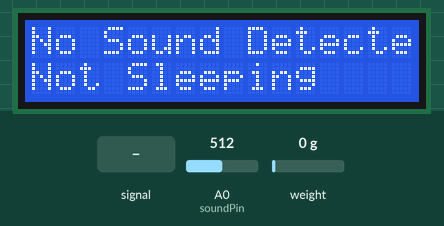
This sketch was run on a simulated ESP8266 (NodeMCU). On the bench: 16×2 character LCD. The test bench sets the inputs (shaded band); at power-on: weight on the scale 0 g, A0 (soundPin) = 512. WiFi joins after 1.5 s; servers stay silent unless stated; what the sketch prints to the serial monitor is not drawn.

Above: at 3.7 s.
3.8 s: weight on the scale set to 2500 g
At 4.8 s:
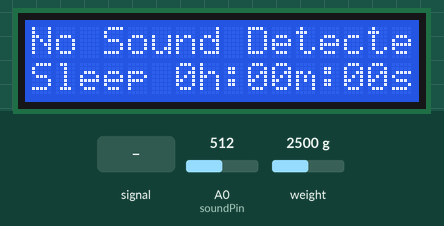
8.0 s: A0 (soundPin) fed a 200 Hz sine of ±460 counts around its level
At 9.2 s:
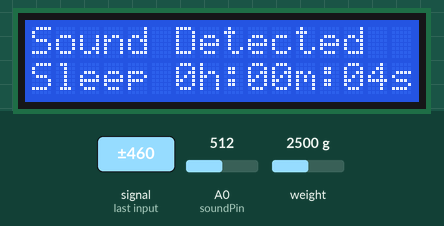
11.1 s: weight on the scale set to 100 g
At 15.2 s:
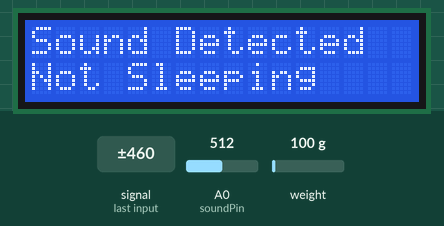
15.3 s: A0 (soundPin) set to 280
16.8 s: weight on the scale set to 4900 g
At 20.8 s:
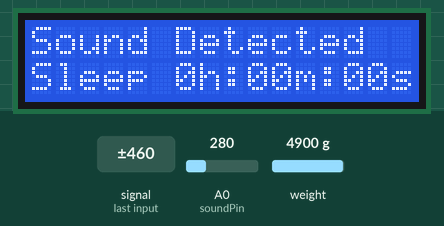
21.0 s: A0 (soundPin) fed a 1000 Hz sine of ±255 counts around its level
At 22.3 s:
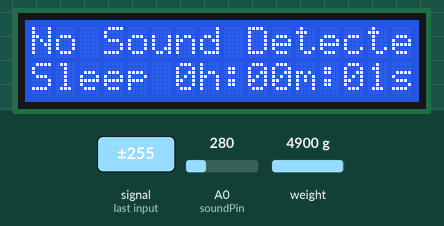
Timing chart, 0 to 24.0 s (numbered marks = the images above; inputs shaded):
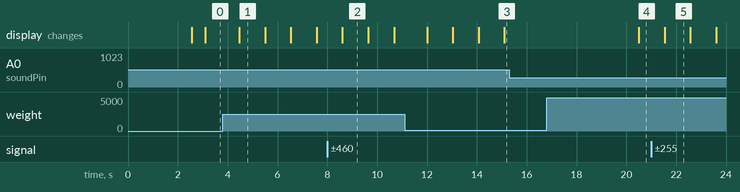

Measured:
- after the input at 3.8 s, the display: changes after 0.67 s (image 1)
- after the input at 8.0 s, the display: changes after 0.61 s (image 2)
- after the input at 11.1 s, the display: first changes after 0.91 s (image 3 shows a later state)
- after the input at 15.3 s, every drawn part: stays the same
- after the input at 16.8 s, the display: changes after 3.7 s (image 4)
- after the input at 21.0 s, the display: changes after 0.53 s (image 5)
- what the display in image 1 shows lasts 1.0 s, from 4.5 s to 5.5 s

The sketch:

sleep_diagnostics.ino
```cpp
// #define BOT_TOKEN "8463522663:AAF5XLfpL0djxhSwHzX-22k0J8Ll-_LDsMM"
// String chat_id = "7139649414";

// #include <Wire.h>
// #include <LiquidCrystal_I2C.h>
// #include <HX711.h>
// #include <ESP8266WiFi.h>
// #include <WiFiClientSecure.h>
// #include <UniversalTelegramBot.h>

// // WiFi credentials
// const char* ssid = "OPPOReno8T5G";
// const char* password = "OPPO8T5G";

// // const char* ssid = "Oppo";
// // const char* password = "sadhukutty";

// // Pins
// #define SDA_PIN D6
// #define SCL_PIN D7
// #define DT_PIN D2
// #define SCK_PIN D3
// const int soundPin = A0;

// // Global variables
// int soundValue = 0;
// int soundLevel = 0;

// HX711 scale;
// WiFiClientSecure secured_client;
// UniversalTelegramBot bot(BOT_TOKEN, secured_client);

// bool isSleeping = false;
// unsigned long sleepStartTime = 0;
// float weightKg = 0;
// LiquidCrystal_I2C lcd(0x27, 16, 2);
// void setup() {
//   Serial.begin(9600);
//   pinMode(soundPin, INPUT);

//   // Connect WiFi
//   Serial.print("Connecting to WiFi");
//   WiFi.begin(ssid, password);
//   secured_client.setInsecure();  // Skip SSL verification
//   while (WiFi.status() != WL_CONNECTED) {
//     delay(500);
//     Serial.print(".");
//   }
//   Serial.println("\n✅ WiFi connected");

//   // Initialize HX711
//   scale.begin(DT_PIN, SCK_PIN);
//   scale.set_scale();
//   scale.tare();
//   Wire.begin(SDA_PIN, SCL_PIN);  // Use custom I2C pins
//   lcd.init();                   // Initialize the LCD
//   lcd.backlight();
//   Serial.println("=== SYSTEM READY ===");
// }

// void loop() {
//   // Read weight
//   float rawWeight = scale.get_units(5);
//   float mappedVal = map(rawWeight, -100, 645975, 0, 5000);
//   weightKg = mappedVal / 1000.0;  // in kg

//   // Read sound
//   soundValue = analogRead(soundPin);
//   soundLevel = map(soundValue, 0, 1023, 0, 100);

//   Serial.print("Weight: ");
//   Serial.print(weightKg);
//   Serial.print(" kg | Sound: ");
//   Serial.print(soundLevel);
//   Serial.print("% | Raw: ");
//   Serial.println(soundValue);

//   // Detect Sleep Start
//   if (weightKg >= 1.0 && !isSleeping) {
//     Serial.println("Detected weight ≥ 1kg. Checking sound for 3 seconds...");

//     bool soundDetected = false;
//     unsigned long startCheck = millis();
//     while (millis() - startCheck < 3000) {
//       int tempSound = analogRead(soundPin);
//       int tempLevel = map(tempSound, 0, 1023, 0, 50);
//       if (tempLevel > 15) {
//         soundDetected = true;
//         break;
//       }
//       delay(100);
//     }

//     if (soundDetected) {
//       bot.sendMessage(chat_id, "😴 User is **Sleeping Partially** (sound detected during initial check).", "");
//       Serial.println("Sleeping Partially...");
//     } else {
//       bot.sendMessage(chat_id, "🛌 User has **Started Sleeping**.", "");
//       Serial.println("Sleeping...");
//     }

//     isSleeping = true;
//     sleepStartTime = millis();
//   }

//   // Detect Wake Up
//   if (weightKg < 1.0 && isSleeping) {
//     unsigned long sleepEndTime = millis();
//     unsigned long sleepDuration = sleepEndTime - sleepStartTime;

//     unsigned long seconds = (sleepDuration / 1000) % 60;
//     unsigned long minutes = (sleepDuration / (1000 * 60)) % 60;
//     unsigned long hours = (sleepDuration / (1000 * 60 * 60));

//     char msg[200];
//     sprintf(msg, "🌅 User has **Woken Up**.\n🕒 Slept for: %lu hr %lu min %lu sec.", hours, minutes, seconds);
//     bot.sendMessage(chat_id, msg, "");

//     Serial.println(msg);

//     isSleeping = false;
//   }

//   // ---------------- LCD DISPLAY ----------------
//   lcd.clear();
//   lcd.setCursor(0, 0);

//   if (soundValue < 290) {
//     lcd.print("Sound Detected");
//   } else {
//     lcd.print("No Sound Detected");
//   }

//   // Show sleep timer if user is sleeping
//   if (isSleeping) {
//     unsigned long elapsed = millis() - sleepStartTime;
//     unsigned long seconds = (elapsed / 1000) % 60;
//     unsigned long minutes = (elapsed / (1000 * 60)) % 60;
//     unsigned long hours = (elapsed / (1000 * 60 * 60));

//     lcd.setCursor(0, 1);
//     lcd.print("Sleep ");
//     lcd.print(hours);
//     lcd.print("h:");
//     if (minutes < 10) lcd.print("0");
//     lcd.print(minutes);
//     lcd.print("m:");
//     if (seconds < 10) lcd.print("0");
//     lcd.print(seconds);
//     lcd.print("s");
//   } else {
//     lcd.setCursor(0, 1);
//     lcd.print("Not Sleeping");
//   }

//   delay(500);
// }


// // #define BOT_TOKEN "8463522663:AAF5XLfpL0djxhSwHzX-22k0J8Ll-_LDsMM"
// // String chat_id = "7139649414";

// // #include <Wire.h>
// // #include <LiquidCrystal_I2C.h>
// // #include <HX711.h>
// // #include <ESP8266WiFi.h>
// // #include <WiFiClientSecure.h>
// // #include <UniversalTelegramBot.h>

// // // WiFi credentials
// // const char* ssid = "OPPOReno8T5G";
// // const char* password = "OPPO8T5G";

// // // const char* ssid = "Oppo";
// // // const char* password = "sadhukutty";

// // // Pins
// // #define SDA_PIN D6
// // #define SCL_PIN D7
// // #define DT_PIN D2
// // #define SCK_PIN D3
// // const int soundPin = A0;

// // // Global variables
// // int soundValue = 0;
// // int soundLevel = 0;

// // HX711 scale;
// // WiFiClientSecure secured_client;
// // UniversalTelegramBot bot(BOT_TOKEN, secured_client);

// // bool isSleeping = false;
// // unsigned long sleepStartTime = 0;
// // float weightKg = 0;
// // LiquidCrystal_I2C lcd(0x27, 16, 2);
// // void setup() {
// //   Serial.begin(9600);
// //   pinMode(soundPin, INPUT);

// //   // Connect WiFi
// //   Serial.print("Connecting to WiFi");
// //   WiFi.begin(ssid, password);
// //   secured_client.setInsecure();  // Skip SSL verification
// //   while (WiFi.status() != WL_CONNECTED) {
// //     delay(500);
// //     Serial.print(".");
// //   }
// //   Serial.println("\n✅ WiFi connected");

// //   // Initialize HX711
// //   scale.begin(DT_PIN, SCK_PIN);
// //   scale.set_scale();
// //   scale.tare();
// //   Wire.begin(SDA_PIN, SCL_PIN);  // Use custom I2C pins
// //   lcd.init();                   // Initialize the LCD
// //   lcd.backlight();
// //   Serial.println("=== SYSTEM READY ===");
// // }

// // void loop() {
// //   // Read weight
// //   float rawWeight = scale.get_units(5);
// //   float mappedVal = map(rawWeight, -100, 645975, 0, 5000);
// //   weightKg = mappedVal / 1000.0;  // in kg

// //   // Read sound
// //   soundValue = analogRead(soundPin);
// //   soundLevel = map(soundValue, 0, 1023, 0, 100);

// //   Serial.print("Weight: ");
// //   Serial.print(weightKg);
// //   Serial.print(" kg | Sound: ");
// //   Serial.print(soundLevel);
// //   Serial.print("% | Raw: ");
// //   Serial.println(soundValue);

// //   // Detect Sleep Start
// //   if (weightKg >= 1.0 && !isSleeping) {
// //     Serial.println("Detected weight ≥ 1kg. Checking sound for 3 seconds...");

// //     bool soundDetected = false;
// //     unsigned long startCheck = millis();
// //     while (millis() - startCheck < 3000) {
// //       int tempSound = analogRead(soundPin);
// //       int tempLevel = map(tempSound, 0, 1023, 0, 50);
// //       if (tempLevel > 15) {
// //         soundDetected = true;
// //         break;
// //       }
// //       delay(100);
// //     }

// //     if (soundDetected) {
// //       bot.sendMessage(chat_id, "😴 User is **Sleeping Partially** (sound detected during initial check).", "");
// //       Serial.println("Sleeping Partially...");
// //     } else {
// //       bot.sendMessage(chat_id, "🛌 User has **Started Sleeping**.", "");
// //       Serial.println("Sleeping...");
// //     }

// //     isSleeping = true;
// //     sleepStartTime = millis();
// //   }

// //   // Detect Wake Up
// //   if (weightKg < 1.0 && isSleeping) {
// //     unsigned long sleepEndTime = millis();
// //     unsigned long sleepDuration = sleepEndTime - sleepStartTime;

// //     unsigned long seconds = (sleepDuration / 1000) % 60;
// //     unsigned long minutes = (sleepDuration / (1000 * 60)) % 60;
// //     unsigned long hours = (sleepDuration / (1000 * 60 * 60));

// //     char msg[200];
// //     sprintf(msg, "🌅 User has **Woken Up**.\n🕒 Slept for: %lu hr %lu min %lu sec.", hours, minutes, seconds);
// //     bot.sendMessage(chat_id, msg, "");

// //     Serial.println(msg);

// //     isSleeping = false;
// //   }

// //   // ---------------- LCD DISPLAY ----------------
// //   lcd.clear();
// //   lcd.setCursor(0, 0);

// //   if (isSleeping) {
// //     if (soundValue < 290) {
// //       lcd.print("Sound Detected");
// //     } else {
// //       lcd.print("No Sound Detected");
// //     }

// //     // Show sleep timer if user is sleeping
// //     unsigned long elapsed = millis() - sleepStartTime;
// //     unsigned long seconds = (elapsed / 1000) % 60;
// //     unsigned long minutes = (elapsed / (1000 * 60)) % 60;
// //     unsigned long hours = (elapsed / (1000 * 60 * 60));

// //     lcd.setCursor(0, 1);
// //     lcd.print("Sleep ");
// //     lcd.print(hours);
// //     lcd.print("h:");
// //     if (minutes < 10) lcd.print("0");
// //     lcd.print(minutes);
// //     lcd.print("m:");
// //     if (seconds < 10) lcd.print("0");
// //     lcd.print(seconds);
// //     lcd.print("s");
// //   } else {
// //     lcd.print("Weight: ");
// //     lcd.print(weightKg, 1);
// //     lcd.print(" kg");

// //     lcd.setCursor(0, 1);
// //     lcd.print("Not Sleeping");
// //   }

// //   delay(500);
// // }

#define BOT_TOKEN "8463522663:AAF5XLfpL0djxhSwHzX-22k0J8Ll-_LDsMM"
String chat_id = "7139649414";

#include <Wire.h>
#include <LiquidCrystal_I2C.h>
#include <HX711.h>
#include <ESP8266WiFi.h>
#include <WiFiClientSecure.h>
#include <UniversalTelegramBot.h>

// WiFi credentials
const char* ssid = "OPPOReno8T5G";
const char* password = "OPPO8T5G";

// const char* ssid = "Oppo";
// const char* password = "sadhukutty";

// Pins
#define SDA_PIN D6
#define SCL_PIN D7
#define DT_PIN D2
#define SCK_PIN D3
const int soundPin = A0;

// Global variables
int soundValue = 0;
int soundLevel = 0;

HX711 scale;
WiFiClientSecure secured_client;
UniversalTelegramBot bot(BOT_TOKEN, secured_client);

bool isSleeping = false;
unsigned long sleepStartTime = 0;
float weightKg = 0;
LiquidCrystal_I2C lcd(0x27, 16, 2);
void setup() {
  Serial.begin(9600);
  pinMode(soundPin, INPUT);

  // Connect WiFi
  Serial.print("Connecting to WiFi");
  WiFi.begin(ssid, password);
  secured_client.setInsecure();  // Skip SSL verification
  while (WiFi.status() != WL_CONNECTED) {
    delay(500);
    Serial.print(".");
  }
  Serial.println("\n✅ WiFi connected");

  // Initialize HX711
  scale.begin(DT_PIN, SCK_PIN);
  scale.set_scale();
  scale.tare();
  Wire.begin(SDA_PIN, SCL_PIN);  // Use custom I2C pins
  lcd.init();                   // Initialize the LCD
  lcd.backlight();
  Serial.println("=== SYSTEM READY ===");
}

void loop() {
  // Read weight
  float rawWeight = scale.get_units(5);
  float mappedVal = map(rawWeight, -100, 645975, 0, 5000);
  weightKg = mappedVal / 1000.0;  // in kg

  // Read sound
  soundValue = analogRead(soundPin);
  soundLevel = map(soundValue, 0, 1023, 0, 100);

  Serial.print("Weight: ");
  Serial.print(weightKg);
  Serial.print(" kg | Sound: ");
  Serial.print(soundLevel);
  Serial.print("% | Raw: ");
  Serial.println(soundValue);

  // Detect Sleep Start
  if (weightKg >= 1.0 && !isSleeping) {
    Serial.println("Detected weight ≥ 1kg. Checking sound for 3 seconds...");

    bool soundDetected = false;
    unsigned long startCheck = millis();
    while (millis() - startCheck < 3000) {
      int tempSound = analogRead(soundPin);
      int tempLevel = map(tempSound, 0, 1023, 0, 50);
      if (tempLevel > 15) {
        soundDetected = true;
        break;
      }
      delay(100);
    }

    if (soundDetected) {
      bot.sendMessage(chat_id, "😴 User is **Sleeping Partially** (sound detected during initial check).", "");
      Serial.println("Sleeping Partially...");
    } else {
      bot.sendMessage(chat_id, "🛌 User has **Started Sleeping**.", "");
      Serial.println("Sleeping...");
    }

    isSleeping = true;
    sleepStartTime = millis();
  }

  // Detect Wake Up
  if (weightKg < 1.0 && isSleeping) {
    unsigned long sleepEndTime = millis();
    unsigned long sleepDuration = sleepEndTime - sleepStartTime;

    unsigned long seconds = (sleepDuration / 1000) % 60;
    unsigned long minutes = (sleepDuration / (1000 * 60)) % 60;
    unsigned long hours = (sleepDuration / (1000 * 60 * 60));

    char msg[200];
    sprintf(msg, "🌅 User has **Woken Up**.\n🕒 Slept for: %lu hr %lu min %lu sec.", hours, minutes, seconds);
    bot.sendMessage(chat_id, msg, "");

    Serial.println(msg);

    isSleeping = false;
  }

  // ---------------- LCD DISPLAY ----------------
  lcd.clear();
  lcd.setCursor(0, 0);

  if (soundValue < 290) {
    lcd.print("Sound Detected");
  } else {
    lcd.print("No Sound Detected");
  }

  // Show sleep timer if user is sleeping
  if (isSleeping) {
    unsigned long elapsed = millis() - sleepStartTime;
    unsigned long seconds = (elapsed / 1000) % 60;
    unsigned long minutes = (elapsed / (1000 * 60)) % 60;
    unsigned long hours = (elapsed / (1000 * 60 * 60));

    lcd.setCursor(0, 1);
    lcd.print("Sleep ");
    lcd.print(hours);
    lcd.print("h:");
    if (minutes < 10) lcd.print("0");
    lcd.print(minutes);
    lcd.print("m:");
    if (seconds < 10) lcd.print("0");
    lcd.print(seconds);
    lcd.print("s");
  } else {
    lcd.setCursor(0, 1);
    lcd.print("Not Sleeping");
  }

  delay(500);
}
```
